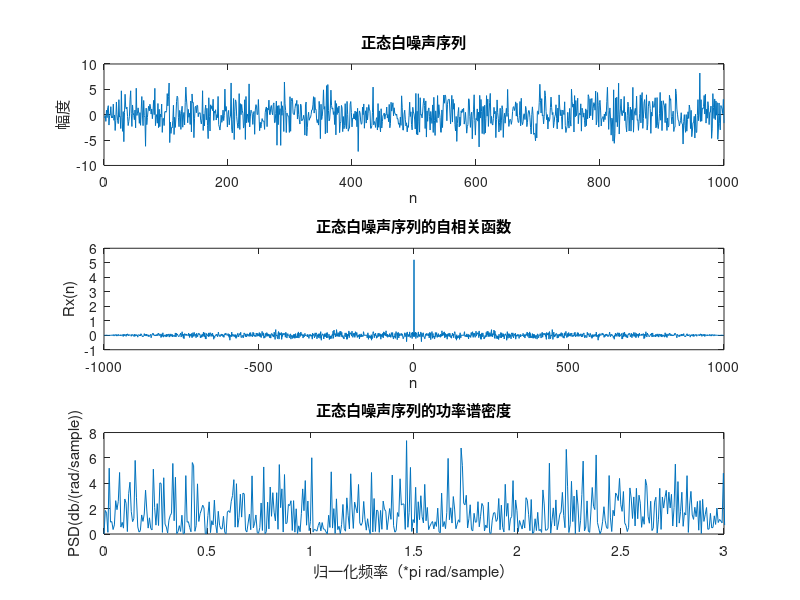

The MATLAB source for this figure:
%%%%%%%%%%%%%%%%%%%%%%%%%%%%%%%%%%
%       随机信号分析实验
% 功能：计算正态白噪声的自相关函数和功率谱密度
% 作者：BenSmithLight
% 开源地址：https://github.com/BenSmithLight/Stochastic-signal-analysis-experiment
%%%%%%%%%%%%%%%%%%%%%%%%%%%%%%%%%%

%% 生成一组服从 N ~ 2,5 的正态白噪声序列
N = 1000; % 序列长度
x = normrnd(2, sqrt(5), 1, N); % 生成正态分布随机数
x = x - mean(x); % 去除直流分量

% 画出正态白噪声序列的图像
figure;
subplot(3, 1, 1)
plot(x)
xlabel('n')
ylabel('幅度')
title('正态白噪声序列')

%% 计算自相关函数和功率谱密度
% 计算并画出正态白噪声序列的自相关函数
Rxx = xcorr(x, 'biased'); % 计算自相关函数，使用有偏估计
subplot(3, 1, 2)
plot(-N + 1:N - 1, Rxx)
xlabel('n')
ylabel('Rx(n)')
title('正态白噪声序列的自相关函数')

% 计算并画出正态白噪声序列的功率谱密度
[pxx, f] = periodogram(x, [], N); % 使用periodogram函数计算功率谱密度，使用默认的矩形窗，指定DFT点数为N
subplot(3, 1, 3)
plot(f, pxx)
xlim([0, 3])
xlabel('归一化频率（*pi rad/sample）')
ylabel('PSD(db/(rad/sample))')
title('正态白噪声序列的功率谱密度')
